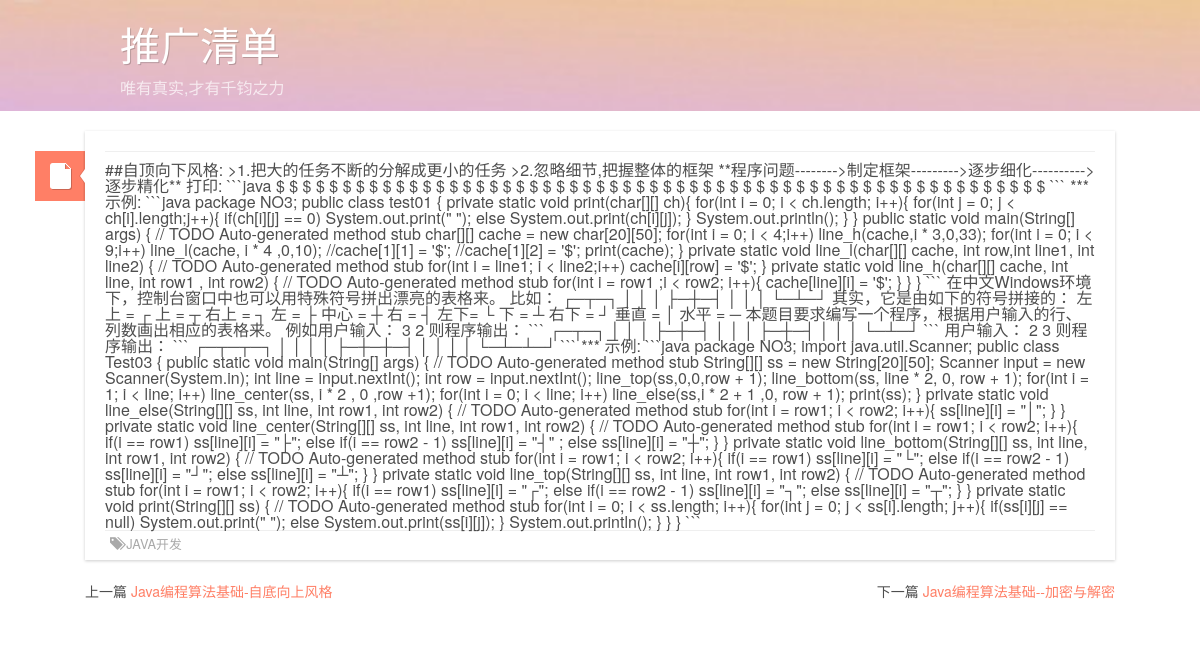
Screenshot of /article/13/ with the database file from the repository.
### article/models.py (models this page shows, shortened)
class Article(models.Model):  # 文章
	title = models.CharField(max_length=100)
	author = models.ForeignKey(Author)
	tags = models.ManyToManyField(Tag, blank=True)  # 标签
	classification = models.ForeignKey(Classification)  # 分类
	content = models.TextField(blank=True, null=True)
	publish_time = models.DateTimeField(auto_now_add=True)
	count = models.IntegerField(default=0)  # 文章点击数,但未实现统计文章点击数的功能
	objects = models.Manager()  # 默认的管理器
	date_list = ArticleManager()  # 自定义的管理器
	@models.permalink
	def get_absolute_url(self):
		return ('detail', (), {
			'id': self.id})
	def get_before_article(self):  # 返回当前文章的前一篇文章
		temp = Article.objects.order_by('id')
		cur = Article.objects.get(id=self.id)
		count = 0
		for i in temp:
			if i.id == cur.id:
				index = count
				break
			else:
				count = count + 1
		if index != 0:
			return temp[index - 1]
	def get_after_article(self):  # 返回当前文章的后一篇文章
		temp = Article.objects.order_by('id')
		max = len(temp) - 1
		cur = Article.objects.get(id=self.id)
		count = 0
		for i in temp:
			if i.id == cur.id:
				index = count
				break
			else:
				count = count + 1
		if index != max:
			return temp[index + 1]
	def __unicode__(self):
		return self.title
	class Meta:  # 按时间下降排序
		ordering = ['-publish_time']

class Classification(models.Model):
	name = models.CharField(max_length=25)
	objects = models.Manager()  # 默认的管理器
	class_list = ClassManager()  # 自定义的管理器
	def __unicode__(self):
		return self.name

### article/views.py (the view)
def detail(request, id):
	try:
		article = Article.objects.get(id=str(id))
	except Article.DoesNotExist:
		raise Http404
	classification = Classification.class_list.get_Class_list()
	tagCloud = json.dumps(Tag.tag_list.get_Tag_list(), ensure_ascii=False)  # 标签,以及对应的文章数目
	date_list = Article.date_list.get_Article_onDate()
	return render_to_response('blog/content.html', locals(), context_instance=RequestContext(request))

### article/models.py (called while the page is built)
	def get_Tag_list(self):  # 返回文章标签列表, 每个标签以及对应的文章数目
		tags = Tag.objects.all()  # 获取所有标签
		tag_list = []
		for i in range(len(tags)):
			tag_list.append([])
		for i in range(len(tags)):
			temp = Tag.objects.get(name=tags[i])  # 获取当前标签
			posts = temp.article_set.all()  # 获取当前标签下的所有文章
			tag_list[i].append(tags[i].name)
			tag_list[i].append(len(posts))
		return tag_list

	def __unicode__(self):
		return self.name

	def get_Class_list(self):  # 返回文章分类列表, 每个分类以及对应的文章数目
		classf = Classification.objects.all()  # 获取所有的分类
		class_list = []
		for i in range(len(classf)):
			class_list.append([])
		for i in range(len(classf)):
			temp = Classification.objects.get(name=classf[i])  # 获取当前分类
			posts = temp.article_set.all()  # 获取当前分类下的所有文章
			class_list[i].append(classf[i])
			class_list[i].append(len(posts))
		return class_list

	def get_Article_onDate(self):  # 实现文章的按月归档, 返回 月份以及对应的文章数  如: [[2015.5,5],[2015.4,5]] ,
		post_date = Article.objects.dates('publish_time', 'month')
		date_list = []
		for i in range(len(post_date)):
			date_list.append([])
		for i in range(len(post_date)):
			curyear = post_date[i].year
			curmonth = post_date[i].month
			tempArticle = Article.objects.filter(publish_time__year=curyear).filter(publish_time__month=curmonth)
			tempNum = len(tempArticle)
			date_list[i].append(post_date[i])
			date_list[i].append(tempNum)
		return date_list

### templates/blog/content.html (shortened to what this page needs)
{% extends "base.html" %}
{% block content %}
	<div class="archive">
		<div id="archives">
			<header class="entry-header">
				<div class="entry-info">
				</div>
				<div class="post-format-indicator">
					<a class="entry-format" href="{{ article.get_absolute_url }}"></a>
				</div>
			</header>
			<div>
				{{ article.content|safe }}
			</div>
			<footer class="entry-meta">
				<div class="fenlei">
		<span class="entry-categories">
                	<span class="glyphicon glyphicon-tags" aria-hidden="true"></span>
			<a href="{% url 'classfiDetail' classfi=article.classification %}"
			   rel="category">{{ article.classification }}</a>
		</span>
				</div>
			</footer>
		</div>
	</div>
	{% if article.get_before_article %}
		{% with before=article.get_before_article %}
			<p class="p1">上一篇 <a href="{{ before.get_absolute_url }}">{{ before }} </a></p>
		{% endwith %}
	{% endif %}
	{% if article.get_after_article %}
		{% with after=article.get_after_article %}
			<p class="p2">下一篇 <a href="{{ after.get_absolute_url }}">{{ after }} </a></p>
		{% endwith %}
	{% endif %}
{% endblock %}

### static/css/style.css (style rules this page uses)
body { font-family: Georgia, "Times New Roman", Times, serif; color: #555; }
html, body, div, span, applet, object, iframe, h1, h2, h3, h4, h5, h6, p, blockquote, pre, a, abbr, acronym, address, big, cite, code, del, dfn, em, img, ins, kbd, q, s, samp, small, strike, strong, sub, sup, tt, var, b, u, i, center, dl, dt, dd, ol, ul, li, fieldset, form, label, legend, table, caption, tbody, tfoot, thead, tr, th, td, article, aside, canvas, details, embed, figure, figcaption, footer, header, hgroup, menu, nav, output, ruby, section, summary, time, mark, audio, video { margin: 0; padding: 0; border: 0; font-size: 100%; font: inherit; vertical-align: baseline; }
article, aside, details, figcaption, figure, footer, header, hgroup, menu, nav, section { display: block; }
body { line-height: 1; }
*, *:before, *:after { -moz-box-sizing: border-box; -webkit-box-sizing: border-box; -ms-box-sizing: border-box; box-sizing: border-box; }
html, body { font-size: 100%; }
body { color: #4e4e4e; padding: 0; margin: 0; font-family: "微软雅黑", "Source Sans Pro", "Helvetica Neue", "Helvetica", Helvetica, Arial, sans-serif; font-weight: normal; font-style: normal; line-height: 1; position: relative; }
a { color: #ff7f66; text-decoration: none; line-height: inherit; }
p { font-size: 14px; line-height: 1.6; margin-bottom: 1.25em; }
p a, p a:visited { line-height: inherit; }
.entry-info { margin-bottom: 10px; padding-bottom: 20px; font-size: 0.8em; line-height: 1.3; border-bottom: 1px solid #efefef; }
.entry-meta { font-size: 0.8em; line-height: 1.3; border-top: 1px solid #efefef; height: 30px; padding: 5px; }
.entry-date, .author.vcard, .entry-tags, .entry-categories, .full-size-link { margin-right: 10px; }
.more-link, .entry-info, .entry-meta, .entry-info a, .entry-meta a { color: #a9a9a9; text-transform: uppercase; }
.post-format-indicator { position: absolute; top: 20px; width: 50px; height: 50px; background-color: #ff7f66; background-image: url("post.png"); background-position:-150px 0px; margin-left:-20px; }
.layout-cs .post-format-indicator, .layout-c .post-format-indicator { left: -50px; }
.post-format-indicator .entry-format { display: block; width: 100%; height: 100%; text-indent: -9999px; background-image: url("post.png"); background-position: 0 -100px; }
.entry-header { position:relative; }
.archive { padding: 0 20px; margin-bottom: 20px; background-color: #fff; -moz-box-shadow: 0 1px 3px 0 rgba(0, 0, 0, 0.2); -webkit-box-shadow: 0 1px 3px 0 rgba(0, 0, 0, 0.2); box-shadow: 0 1px 3px 0 rgba(0, 0, 0, 0.2); }
.fenlei { float:left; }
.p1 { float:left; }
.p2 { float:right; }

### rows the page displays
Article: content "##自顶向下风格: >1.把大的任务不断的分解成更小的任务 >2.忽略细节,把握整体的框架 **程序问题-------->制定框架--------->逐步细化---------->逐步精化** 打印: ```java $ $ $ $ $ $ $ $ $ $ $ $ $ $ $ $ $ $ $ $ $ $ $ $ $ $ $ $ $ $ $ $ $ $ $ $ $ $ $ $ $ $ $ $ $ $ $ $ $ $ $ $ $ $ $ $ $ $ ``` *** 示例: ```java package NO3; public class test01 { private static void print(char[][] ch){ for(int i = 0; i < ch.length; i++){ for(int j = 0; j < ch[i].length;j++){ if(ch[i][j] == 0) System.out.print(\" \"); else System.out.print(ch[i][j]); } System.out.println(); } } public static void main(String[] args) { // TODO Auto-generated method stub char[][] cache = new char[20][50]; for(int i = 0; i < 4;i++) line_h(cache,i * 3,0,33); for(int i = 0; i < 9;i++) line_l(cache,…", classification "JAVA开发"
Article: title "Java编程算法基础-自底向上风格"
Article: title "Java编程算法基础--加密与解密"
